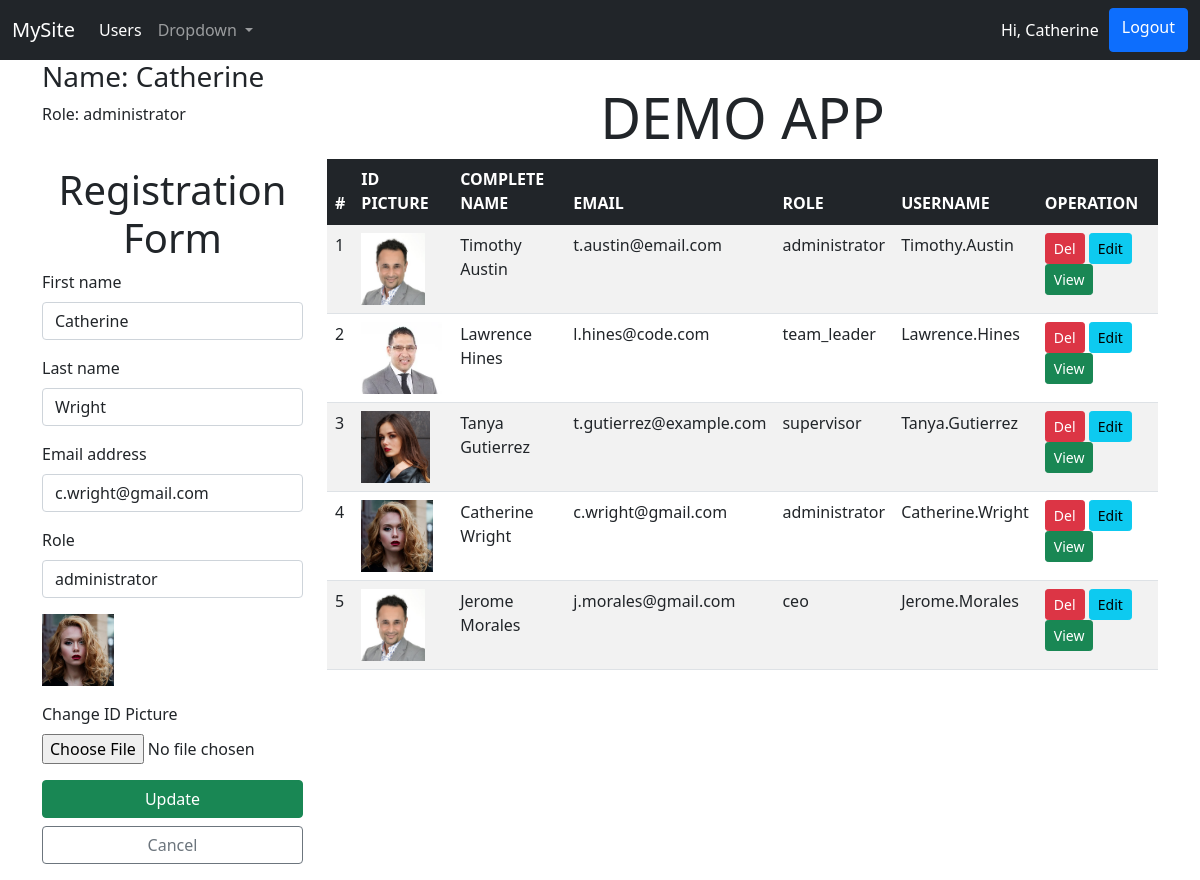
Screenshot of /register.php?edit=130 (signed in) with the database file from the repository.
### tables this page shows
CREATE TABLE `users` (
  `ID` int(3) NOT NULL,
  `ID_PIC` varchar(255) NOT NULL,
  `LASTNAME` varchar(100) DEFAULT NULL,
  `FIRSTNAME` varchar(100) DEFAULT NULL,
  `EMAIL` varchar(100) DEFAULT NULL,
  `ROLE` varchar(50) NOT NULL,
  `USERNAME` varchar(20) NOT NULL,
  `PASSWORD` varchar(255) NOT NULL
);

### inc/process.php (called while the page is built, shortened)
<?php
$path = "images/profile_pictures/";
$login_error_array = array();
if (isset($_GET['edit'])) {
    $update = true;
    $id = $_GET['edit'];
    $target_query = $con->query("SELECT * FROM users WHERE ID = $id;");
    $target_row = $target_query->fetch_assoc();
    $fname = $target_row["FIRSTNAME"];
    $lname = $target_row["LASTNAME"];
    $em = $target_row["EMAIL"];
    $role = $target_row["ROLE"];
    if (!empty($target_row["ID_PIC"])) {
        $profile_pic = $target_row["ID_PIC"];
    } else {
        $profile_pic = "";
    }
}

### register.php (the view, shortened to what this page needs)
<?php
include 'inc/config.php';
include 'inc/process.php';
include 'inc/header.php';
include 'inc/nav.php';
?>
<div class="container">
<div class="row">
        <div class="col-md-3">
            <form action="register.php" method="POST" enctype="multipart/form-data">
                <div class="row">
                    <h3>Name: <?php if (isset($_SESSION['current_user'])) { echo $_SESSION['current_user']; }?></h3>
                    <p>Role: <?php if (isset($_SESSION['role'])) { echo $_SESSION['role']; }?></p>
                </div>
                <h1 class="text-center mt-4">Registration Form</h1>
                <div class="mb-3">
                    <label for="first_name" class="form-label">First name</label>
                    <input type="text"
                    class="form-control
                    <?php
                    if (in_array('empty_fname', $login_error_array )) {
                        echo 'alert-user';
                    }
                    ?>
                    "
                    value="<?php echo $fname; ?>"
                    name="first_name" id="first_name" placeholder="Enter your first name">
                </div>
                <div class="mb-3">
                    <label for="last_name" class="form-label">Last name</label>
                    <input type="text"
                    class="form-control
                    <?php
                    if (in_array('empty_lname', $login_error_array )) {
                        echo 'alert-user';
                    }
                    ?>
                    " value="<?php echo $lname; ?>"
                    name="last_name" id="last_name" placeholder="Enter last name">
                </div>
                <div class="mb-3">
                    <label for="email" class="form-label">Email address</label>
                    <input type="email" class="form-control
                    <?php
                    if (in_array('empty_email', $login_error_array )) {
                        echo 'alert-user';
                    }
                    ?>
                    "
                    value="<?php echo $em; ?>"
                    name="email" id="email" placeholder="Enter email">
                </div>
                <div class="mb-3">
                    <label for="role" class="form-label">Role</label>
                    <select name="role" id="role" class="form-control
                    <?php
                    if (in_array('empty_role', $login_error_array )) {
                        echo 'alert-user';
                    }
                    ?>
                    ">
                        <?php if (empty($role)): ?>
                        <option value="" selected hidden>Default</option>
                        <?php else: ?>
                        <option value="<?php echo $role; ?>" selected hidden><?php echo $role; ?></option>
                        <?php endif; ?>
                    </select>
                </div>
                <?php if (!empty($profile_pic)) :?>
                <div class="mb-3">
                    <img src="<?php echo $path . $profile_pic; ?>" alt="profile picture" height="72px">
                </div>
                <?php endif; ?>
                <div class="mb-3">
                    <label for="profile_pic" class="form-label">
                    <?php   if ($update == false) {
                        echo "Upload a picture";
                    } else {
                        if (empty($profile_pic)) {
                            echo "Upload a picture";
                        } else {
                            echo "Change ID Picture";
                        }
                    }
                    ?>
                    </label>
                    <input type="file" name="profile_pic" id="profile_pic">
                </div>
                <?php if ($update == false ) {?>
                <div class="d-grid gap-2">
                    <button class="btn btn-primary" name="submit_btn">Submit</button>
                </div>
                <?php } else { ?>
                <div class="d-grid gap-2 mb-3">
                    <button class="btn btn-success" name="update_btn">Update</button>
                    <a class="btn btn-outline-secondary" href="register.php">Cancel</a>
                </div>
                <?php } ?>
            </form>
        </div>
    <div class="col-md-9">
        <h1 class="text-center mt-4 display-4">DEMO APP</h1>
        <table class="table table-striped">
            <thead class="table-dark">
                <tr>
                    <th>#</th>
                    <th>ID PICTURE</th>
                    <th>COMPLETE NAME</th>
                    <th>EMAIL</th>
                    <th>ROLE</th>
                    <th>USERNAME</th>
                    <th>OPERATION</th>
                </tr>
            </thead>
            <tbody>
                <?php
                $my_records = $con->query("SELECT * FROM users ORDER BY ID DESC");
                $myCounter = 0;
                while ($row = $my_records->fetch_assoc()) {
                    $myCounter++;
                ?>
                <tr>
                    <td><?php echo $myCounter; ?></td>
                    <td> <img src="
                        <?php
                        if (!empty($row["ID_PIC"])) {
                            echo $path . $row['ID_PIC'];
                        } else {
                            echo $path."default.png";
                        }
                        ?>"
                    alt="" height="72px"> </td>
                    <td><?php echo ucwords(strtolower($row["FIRSTNAME"] . " " .$row["LASTNAME"])); ?></td>
                    <td><?php echo strtolower($row["EMAIL"]); ?></td>
                    <td><?php echo $row["ROLE"]; ?></td>
                    <td><?php echo $row["USERNAME"]; ?></td>
                    <td>
                    <a href="register.php?delete=<?php echo $row["ID"]; ?>" class="btn btn-danger btn-sm">Del</a>
                    <a href="register.php?edit=<?php echo $row["ID"]; ?>" class="btn btn-info btn-sm">Edit</a>
                    <a href="user_profile.php?view=<?php echo $row["ID"]; ?>" class="btn btn-success btn-sm">View</a>
                    </td>
                </tr>
                <?php } ?>
            </tbody>
    </table>
    </div>
</div>
</div>
<?php
    include 'inc/footer.php';
?>

### rows the page displays
users: first_name "Catherine", last_name "Wright", email "c.wright@gmail.com", role "administrator", ID_PIC (picture), FIRSTNAME+LASTNAME "Catherine Wright", EMAIL "c.wright@gmail.com", ROLE "administrator", USERNAME "Catherine.Wright"
users: ID_PIC (picture), FIRSTNAME+LASTNAME "Timothy Austin", EMAIL "t.austin@email.com", ROLE "administrator", USERNAME "Timothy.Austin"
users: ID_PIC (picture), FIRSTNAME+LASTNAME "Lawrence Hines", EMAIL "l.hines@code.com", ROLE "team_leader", USERNAME "Lawrence.Hines"
users: ID_PIC (picture), FIRSTNAME+LASTNAME "Tanya Gutierrez", EMAIL "t.gutierrez@example.com", ROLE "supervisor", USERNAME "Tanya.Gutierrez"
users: ID_PIC (picture), FIRSTNAME+LASTNAME "Jerome Morales", EMAIL "j.morales@gmail.com", ROLE "ceo", USERNAME "Jerome.Morales"

### other values shown
$_SESSION['current_user'] "Catherine"
$_SESSION['role'] "administrator"
